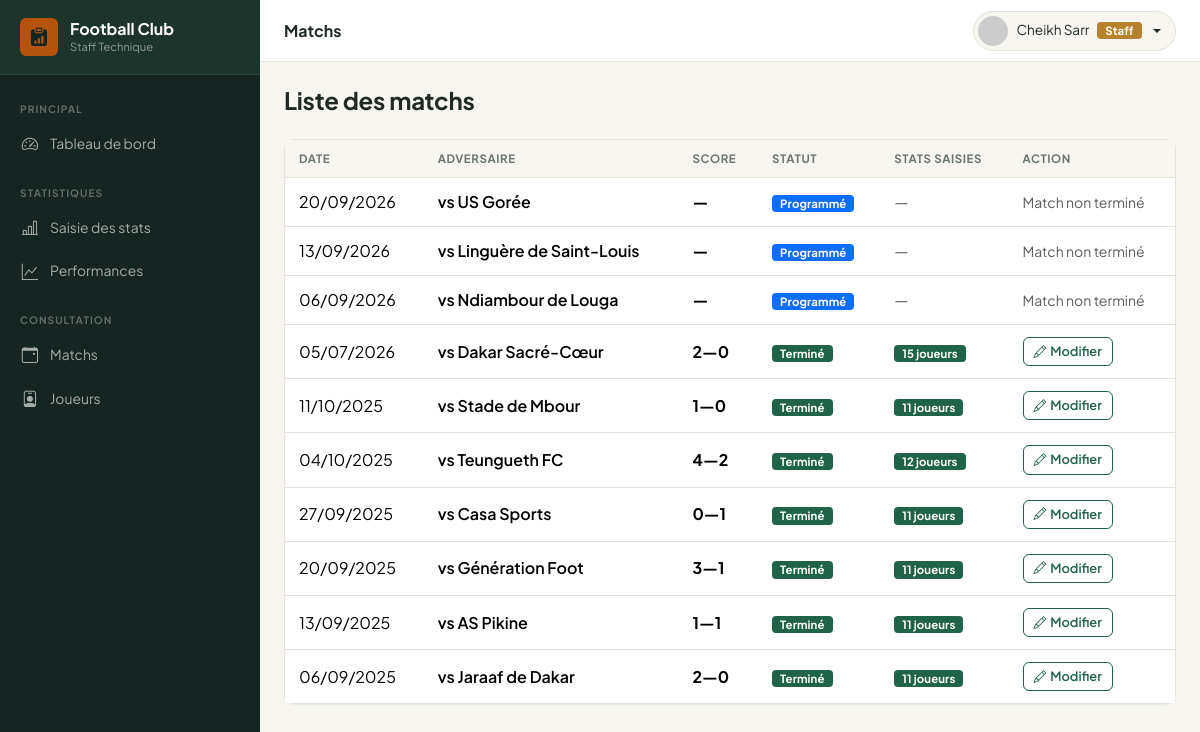
The app's page /staff/matchs.php (signed in) with its own data.
### tables this page shows
CREATE TABLE `matchs` (
  `id` int(11) NOT NULL AUTO_INCREMENT,
  `competition_id` int(11) DEFAULT NULL,
  `date_match` date NOT NULL,
  `heure_match` time DEFAULT NULL,
  `stade` varchar(200) DEFAULT NULL,
  `adversaire` varchar(150) NOT NULL,
  `domicile_exterieur` enum('Domicile','Extérieur') DEFAULT 'Domicile',
  `score_equipe` tinyint(3) unsigned DEFAULT 0,
  `score_adverse` tinyint(3) unsigned DEFAULT 0,
  `statut` enum('Programmé','En cours','Terminé','Annulé','Reporté') DEFAULT 'Programmé',
  `notes` text DEFAULT NULL,
  `created_at` timestamp NOT NULL DEFAULT current_timestamp(),
  `updated_at` timestamp NOT NULL DEFAULT current_timestamp() ON UPDATE current_timestamp(),
  PRIMARY KEY (`id`),
  KEY `competition_id` (`competition_id`),
  CONSTRAINT `matchs_ibfk_1` FOREIGN KEY (`competition_id`) REFERENCES `competitions` (`id`) ON DELETE SET NULL
);

### staff/matchs.php (the view, shortened to what this page needs)
<?php
require_once ROOT_PATH . '/includes/functions.php';
$pdo = getPDO();
$matchs = $pdo->query("
    SELECT m.*, c.nom AS competition,
        (SELECT COUNT(DISTINCT s.joueur_id) FROM statistiques s WHERE s.match_id=m.id) AS nb_stats
    FROM matchs m LEFT JOIN competitions c ON c.id=m.competition_id
    ORDER BY m.date_match DESC
")->fetchAll();
require_once __DIR__ . '/includes/header.php';
?>
<div class="mb-4"><h4 class="fw-bold mb-0">Liste des matchs</h4></div>
<div class="card table-card">
    <div class="card-body p-0 table-responsive">
        <table class="table datatable mb-0">
            <thead><tr>
                <th>Date</th><th>Adversaire</th><th>Score</th><th>Statut</th><th>Stats saisies</th><th>Action</th>
            </tr></thead>
            <tbody>
            <?php foreach ($matchs as $m): ?>
            <tr>
                <td><?= formatDate($m['date_match']) ?></td>
                <td class="fw-semibold">vs <?= e($m['adversaire']) ?></td>
                <td class="fw-bold"><?= $m['statut']==='Terminé'?$m['score_equipe'].'—'.$m['score_adverse']:'—' ?></td>
                <td><?= statusBadge($m['statut']) ?></td>
                <td>
                    <?php if ($m['nb_stats'] > 0): ?>
                        <span class="badge bg-success"><?= $m['nb_stats'] ?> joueurs</span>
                    <?php elseif ($m['statut']==='Terminé'): ?>
                        <span class="badge bg-warning text-dark">À saisir</span>
                    <?php else: ?>
                        <span class="text-muted">—</span>
                    <?php endif; ?>
                </td>
                <td>
                    <?php if ($m['statut']==='Terminé'): ?>
                    <a href="<?= BASE_URL ?>/staff/statistiques/index.php?match_id=<?= $m['id'] ?>"
                       class="btn btn-sm btn-<?= $m['nb_stats']?'outline-success':'success' ?>">
                        <i class="bi bi-pencil me-1"></i><?= $m['nb_stats']?'Modifier':'Saisir stats' ?>
                    </a>
                    <?php else: ?>
                        <span class="text-muted small">Match non terminé</span>
                    <?php endif; ?>
                </td>
            </tr>
            <?php endforeach; ?>
            </tbody>
        </table>
    </div>
</div>
<?php require_once __DIR__ . '/includes/footer.php'; ?>

### includes/functions.php (shortened to what this page needs)
<?php
function e(string $str): string {
    return htmlspecialchars($str, ENT_QUOTES | ENT_SUBSTITUTE, 'UTF-8');
}
function formatDate(?string $date): string {
    return date('d/m/Y', strtotime($date));
}
function statusBadge(string $status): string {
    $map = [
        'actif'      => 'success',
        'inactif'    => 'secondary',
        'blessé'     => 'warning',
        'suspendu'   => 'danger',
        'Programmé'  => 'primary',
        'Terminé'    => 'success',
        'En cours'   => 'warning',
        'Annulé'     => 'danger',
        'Reporté'    => 'secondary',
        'Publiée'    => 'success',
        'Brouillon'  => 'secondary',
        'Convoqué'   => 'success',
        'Absent'     => 'danger',
        'Blessé'     => 'warning',
        'Titulaire'  => 'primary',
        'Remplaçant' => 'secondary',
    ];
    $color = $map[$status] ?? 'secondary';
    return "<span class=\"badge bg-$color\">" . e($status) . '</span>';
}
function roleBadge(string $role): string {
    $map = ['admin' => 'danger', 'coach' => 'primary', 'staff' => 'warning', 'joueur' => 'success'];
    $labels = ['admin' => 'Admin', 'coach' => 'Coach', 'staff' => 'Staff', 'joueur' => 'Joueur'];
    $color = $map[$role] ?? 'secondary';
    $label = $labels[$role] ?? $role;
    return "<span class=\"badge bg-$color\">" . e($label) . '</span>';
}

### assets/css/style.css (style rules this page uses)
:root { --ink: #142621; --ink-2: #1c352c; --canvas: #f6f5f0; --paper: #ffffff; --pitch: #1f6349; --pitch-strong: #164a37; --pitch-rgb: 31,99,73; --gold: #b6822f; --gold-rgb: 182,130,47; --gold-soft: #ecdfc2; --text: #1f2a26; --text-muted: #6b7570; --line: #e6e2d8; --r-sm: 6px; --r-md: 10px; --r-lg: 14px; --shadow-sm: 0 1px 2px rgba(20,38,33,.06); --shadow-md: 0 6px 20px rgba(20,38,33,.08); --sidebar-bg: var(--ink); --sidebar-width: 260px; --topbar-h: 62px; --bs-success: var(--pitch); --bs-success-rgb: var(--pitch-rgb); --bs-success-bg-subtle: #e2ede7; --bs-success-border-subtle: #bcd8ca; --bs-success-text-emphasis: var(--pitch-strong); --bs-warning: var(--gold); --bs-warning-rgb: var(--gold-rgb); --bs-warning-bg-subtle: var(--gold-soft); --bs-warning-border-subtle: #d9c496; --bs-warning-text-emphasis: #7a5a1f; --bs-body-font-family: 'Plus Jakarta Sans', system-ui, -apple-system, sans-serif; --bs-border-radius: var(--r-md); --bs-border-radius-sm: var(--r-sm); --bs-border-radius-lg: var(--r-lg); }
:root { --fc-green: var(--pitch); --fc-green-dark: var(--ink); --fc-green-light: #4f9376; --fc-gold: var(--gold); }
* { -webkit-font-smoothing: antialiased; }
body { font-family: var(--bs-body-font-family); background: var(--canvas); color: var(--text); }
h1, h2, h3, h4, h5, h6 { letter-spacing: -.01em; }
.btn-outline-success { --bs-btn-color: var(--pitch); --bs-btn-border-color: var(--pitch); --bs-btn-hover-bg: var(--pitch); --bs-btn-hover-border-color: var(--pitch); --bs-btn-active-bg: var(--pitch); --bs-btn-active-border-color: var(--pitch); --bs-btn-focus-shadow-rgb: var(--pitch-rgb); }
.btn { border-radius: var(--r-sm); font-weight: 600; }
.card { border: 1px solid var(--line); border-radius: var(--r-md); box-shadow: var(--shadow-sm); }
.card-body { padding: 20px; }
.table-card .table { margin: 0; }
.table thead th { background: var(--canvas); font-size: .72rem; font-weight: 700; text-transform: uppercase; letter-spacing: .05em; color: var(--text-muted); border-bottom: 1px solid var(--line); padding: 10px 14px; white-space: nowrap; }
.table tbody td { padding: 12px 14px; vertical-align: middle; border-bottom: 1px solid var(--line); }
.table tbody tr:last-child td { border-bottom: none; }
.btn-sm { padding: 4px 10px; font-size: .8rem; }
.badge { font-size: .71rem; font-weight: 700; padding: 3px 8px; border-radius: 4px; letter-spacing: .01em; }

### records on screen
matchs: date_match "20/09/2026", adversaire "US Gorée", statut "Programmé", shows "Match non terminé"
matchs: date_match "13/09/2026", adversaire "Linguère de Saint-Louis", statut "Programmé", shows "Match non terminé"
matchs: date_match "06/09/2026", adversaire "Ndiambour de Louga", statut "Programmé", shows "Match non terminé"
matchs: date_match "05/07/2026", adversaire "Dakar Sacré-Cœur", score_equipe "2", score_adverse "0", statut "Terminé", nb_stats "15", shows "Modifier"
matchs: date_match "11/10/2025", adversaire "Stade de Mbour", score_equipe "1", score_adverse "0", statut "Terminé", nb_stats "11", shows "Modifier"
matchs: date_match "04/10/2025", adversaire "Teungueth FC", score_equipe "4", score_adverse "2", statut "Terminé", nb_stats "12", shows "Modifier"
matchs: date_match "27/09/2025", adversaire "Casa Sports", score_equipe "0", score_adverse "1", statut "Terminé", nb_stats "11", shows "Modifier"
matchs: date_match "20/09/2025", adversaire "Génération Foot", score_equipe "3", score_adverse "1", statut "Terminé", nb_stats "11", shows "Modifier"
matchs: date_match "13/09/2025", adversaire "AS Pikine", score_equipe "1", score_adverse "1", statut "Terminé", nb_stats "11", shows "Modifier"
matchs: date_match "06/09/2025", adversaire "Jaraaf de Dakar", score_equipe "2", score_adverse "0", statut "Terminé", nb_stats "11", shows "Modifier"

### other values on screen
$pageTitle "Matchs"
$label "Staff"
